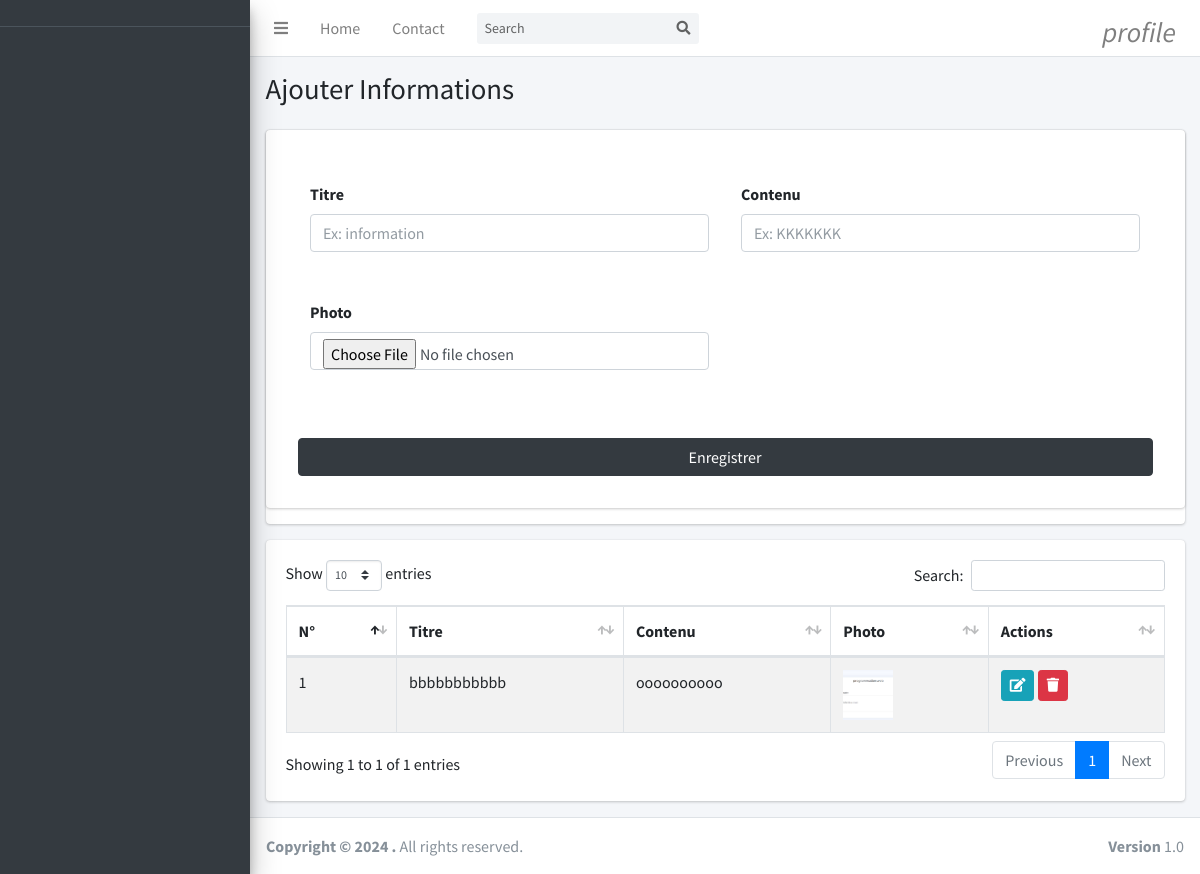
Page /views/information.php on the earlier database version.
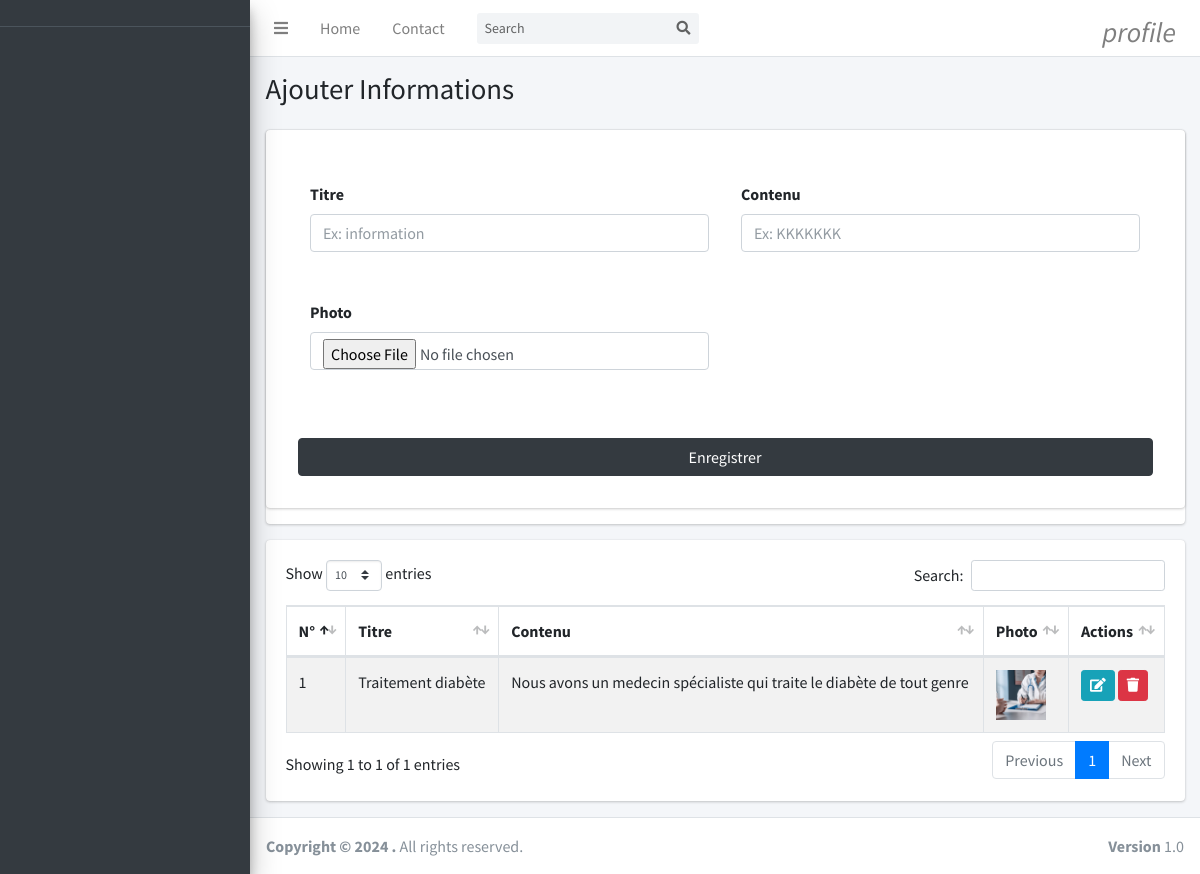
Same page on the later database version.
### tables this page shows
CREATE TABLE `information` (
  `id` int(11) NOT NULL,
  `titre` text NOT NULL,
  `contenu` text NOT NULL,
  `date` date NOT NULL,
  `photo` text NOT NULL,
  `supprimer` int(11) NOT NULL
);

### models/select/select-information.php (called while the page is built, shortened)
<?php
    if (isset($_GET['edit']) && !empty($_GET['edit'])){
     $id=$_GET['edit'];
     $getDataMod=$connexion->prepare("SELECT * FROM information WHERE id=?");
     $getDataMod->execute([$id]);
     $tab=$getDataMod->fetch();
     $url="../models/updat/up-information-post.php?edit=".$id;
     $btn="Modifier";
     $title="Modifier information";
    }
    else{
     $url="../models/add/add-information-post.php";
     $btn="Enregistrer";
    }
    if(isset($_GET['search']) && !empty($_GET['search'])){
        $search=$_GET['search'];
        $getData=$connexion->prepare("SELECT * from information WHERE supprimer=? AND nom LIKE ? OR postnom LIKE ? OR prenom LIKE ?
        OR genre LIKE ? OR adresse LIKE ? OR telephone LIKE ?");
        $getData->execute([0,  $search."%", $search."%", $search."%", $search."%", $search."%", $search."%"]);
    }
    else{
        $getData=$connexion->prepare("SELECT * from information WHERE supprimer=?");
        $getData->execute([0]);
    }

### views/information.php (the view, shortened to what this page needs)
<?php
    include '../connexion/connexion.php';
    require_once('../models/select/select-information.php');
?>
<!DOCTYPE html>
<html lang="en">
<head>
    <?php require_once('style.php'); ?>
</head>
<body>
     <?php require_once('aside.php') ?>
  <div class="content-wrapper">
    <section class="content-header">
      <div class="container-fluid">
        <div class="row mb-2">
          <div class="col-sm-12">
            <h1>Ajouter Informations</h1>
          </div>
        </div>
      </div>
    </section>
    <section class="content">
      <div class="container-fluid">
        <div class="row">
          <div class="col-md-12">
            <div class="card card-primary">
              <form role="form" class="card p-3" action="<?=$url?>" method="POST" enctype="multipart/form-data">
                <div class=" row card-body">
                  <div class="form-group col-xl-6 col-lg-6 col-md-6  col-sm-6 p-3">
                    <label for="exampleInputEmail1">Titre</label>
                    <input type="text"  autocomplete="off" required type="text" class="form-control" placeholder="Ex: information" name="titre"
                    <?php if (isset($_GET['edit'])) { ?> value="<?php echo $tab['titre']; ?> <?php }?>">
                  </div>
                  <div class="form-group col-xl-6 col-lg-6 col-md-6  col-sm-6 p-3">
                    <label for="exampleInputEmail1">Contenu</label>
                    <input type="text"  autocomplete="off" required type="text" class="form-control" placeholder="Ex: KKKKKKK" name="contenu"
                    <?php if (isset($_GET['edit'])) { ?> value="<?php echo $tab['contenu']; ?> <?php }?>">
                  </div>
                  <div class="form-group col-xl-6 col-lg-6 col-md-6  col-sm-6 p-3">
                    <label for="exampleInputEmail1">Photo</label>
                    <input  autocomplete="off" required type="file" class="form-control" placeholder=""
                                    name="photo" <?php if (isset($_GET['edit'])) { ?>
                                    value="<?php echo $tab['photo']; ?> <?php }?>">
                  </div>
                </div>
                <div class="col-xl-12 col-lg-12 col-md-12 mt-10 col-sm-12 p-3 aling-center">
                   <input type="submit" class="btn btn-dark w-100" name="valider" value="<?=$btn?>">
                 </div>
              </form>
            </div>
            <div class="card">
            <div class="card-body">
              <table id="example1" class="table table-bordered table-striped">
                <thead>
                <tr>
                  <th>N°</th>
                  <th>Titre</th>
                  <th>Contenu</th>
                  <th>Photo</th>
                  <th>Actions</th>
                </tr>
                </thead>
                <tbody>
                  <?php
                  $n=0;
                  while($recup=$getData->fetch()){
                    $n++;
                  ?>
                <tr>
                  <td><?=$n;?></td>
                  <td><?=$recup["titre"];?></td>
                  <td> <?=$recup["contenu"];?></td>
                  <td><img src="../models/add/img/<?= $recup["photo"] ?>" width='50' height="50"
                                        style="object-fit: cover;"></td>
                  <td>
                  <a href='information.php?edit=<?=$recup['id'] ?>' class="btn btn-info btn-sm "><i
                  class="fas fa-edit"></i></a>
                  <a onclick=" return confirm('Voulez-vous vraiment supprimer ?')"
                  href='../models/delete/del-information-post.php?idSup=<?=$recup['id'] ?>'
                    class="btn btn-danger btn-sm "><i class="fas fa-trash"></i></a>
                  </td>
                </tr>
                <?php }?>
              </table>
            </div>
          </div>
          </div>
      </div>
    </section>
  </div>
    <?php require_once('script.php') ?>
</body>
</html>

Differences in the rows shown:
removed information: titre "bbbbbbbbbbb", contenu "oooooooooo", photo (picture)
added information: titre "Traitement diabète", contenu "Nous avons un medecin spécialiste qui traite le diabète de tout genre", photo (picture)
